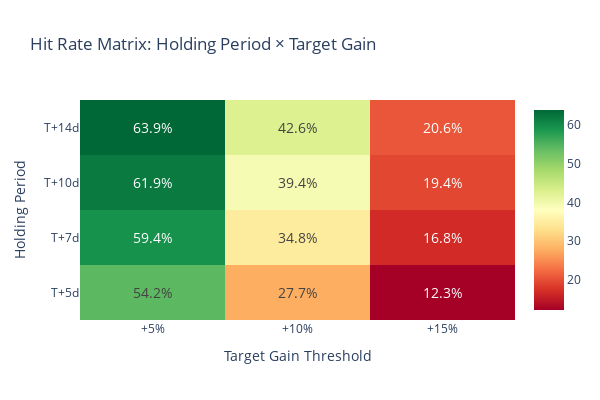

Write notebook code for a chart like this one.
### Code cell
# ═══════════════════════════════════════════════════════════════════════════════
# 2. HIT RATE MATRIX
# ═══════════════════════════════════════════════════════════════════════════════

print("📊 Hit Rate Matrix (Period × Threshold):")
print("="*60)
matrix = compute_hit_rate_matrix(backtest_df)
display(matrix)

plot_hit_rate_heatmap(backtest_df)

### Figure 1 — Plotly figure (JSON) as saved in the notebook; plotly's stock layout.template omitted (floating-point values rounded to 4 significant figures)
{"data": [{"colorscale": [[0, "rgb(165,0,38)"], [0.1, "rgb(215,48,39)"], [0.2, "rgb(244,109,67)"], [0.3, "rgb(253,174,97)"], [0.4, "rgb(254,224,139)"], [0.5, "rgb(255,255,191)"], [0.6, "rgb(217,239,139)"], [0.7, "rgb(166,217,106)"], [0.8, "rgb(102,189,99)"], [0.9, "rgb(26,152,80)"], [1, "rgb(0,104,55)"]], "hovertemplate": "Period: %{y}<br>Threshold: %{x}<br>Hit Rate: %{z:.1f}%<extra></extra>", "text": [["54.2%", "27.7%", "12.3%"], ["59.4%", "34.8%", "16.8%"], ["61.9%", "39.4%", "19.4%"], ["63.9%", "42.6%", "20.6%"]], "textfont": {"size": 14}, "texttemplate": "%{text}", "type": "heatmap", "x": ["+5%", "+10%", "+15%"], "y": ["T+5d", "T+7d", "T+10d", "T+14d"], "z": [[54.19, 27.74, 12.26], [59.35, 34.84, 16.77], [61.94, 39.35, 19.35], [63.87, 42.58, 20.65]]}], "layout": {"height": 400, "title": {"text": "Hit Rate Matrix: Holding Period × Target Gain"}, "width": 600, "xaxis": {"title": {"text": "Target Gain Threshold"}}, "yaxis": {"title": {"text": "Holding Period"}}}}
